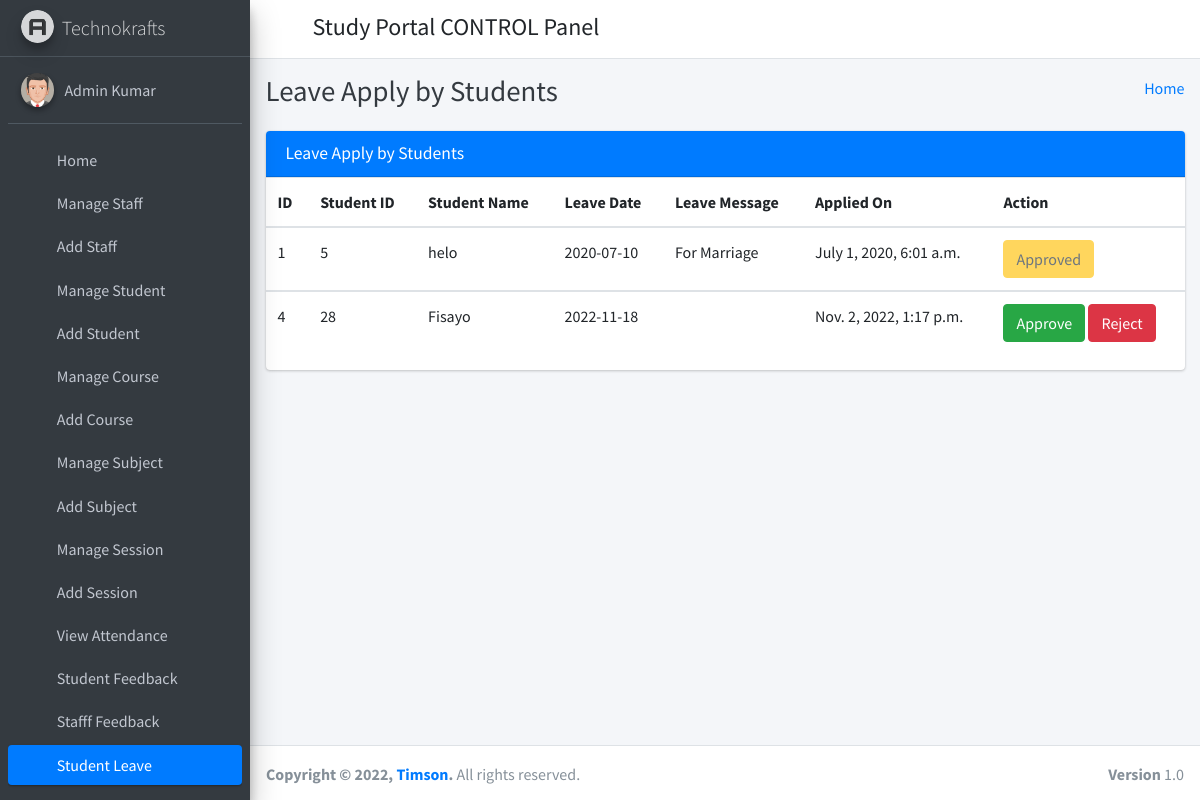
/student_leave_view/ (signed in), run on the app's committed database.
### student_management_app/models.py (models this page shows)
class CustomUser(AbstractUser):
    user_type_data = ((1, "HOD"), (2, "Staff"), (3, "Student"))
    user_type = models.CharField(default=1, choices=user_type_data, max_length=10)

class LeaveReportStudent(models.Model):
    id = models.AutoField(primary_key=True)
    student_id = models.ForeignKey(Students, on_delete=models.CASCADE)
    leave_date = models.CharField(max_length=255)
    leave_message = models.TextField()
    leave_status = models.IntegerField(default=0)
    created_at = models.DateTimeField(auto_now_add=True)
    updated_at = models.DateTimeField(auto_now=True)
    objects = models.Manager()

class Students(models.Model):
    id = models.AutoField(primary_key=True)
    admin = models.OneToOneField(CustomUser, on_delete = models.CASCADE)
    gender = models.CharField(max_length=50)
    profile_pic = models.FileField()
    address = models.TextField()
    course_id = models.ForeignKey(Courses, on_delete=models.CASCADE)
    session_year_id = models.ForeignKey(SessionYearModel, on_delete=models.CASCADE)
    created_at = models.DateTimeField(auto_now_add=True)
    updated_at = models.DateTimeField(auto_now=True)
    objects = models.Manager()

### student_management_app/HodViews.py (the view)
# urls.py: path('student_leave_view/', HodViews.student_leave_view, name="student_leave_view"),
def student_leave_view(request):
    leaves = LeaveReportStudent.objects.all()
    context = {
        "leaves": leaves
    }
    return render(request, 'hod_template/student_leave_view.html', context)

### student_management_app/LoginCheckMiddleWare.py (called while the page is built, shortened)
    def process_view(self, request, view_func, view_args, view_kwargs):
        modulename = view_func.__module__
        user = request.user
        if user.is_authenticated:
            if user.user_type == "1":
                if modulename == "student_management_app.HodViews":
                    pass
                elif modulename == "student_management_app.views" or modulename == "django.views.static":
                    pass
                else:
                    return redirect("admin_home")
            else:
                return redirect("login")
        else:
            if request.path == reverse("login") or request.path == reverse("doLogin"):
                pass
            else:
                return redirect("login")

### student_management_app/templates/hod_template/student_leave_view.html (shortened to what this page needs)
{% extends 'hod_template/base_template.html' %}
{% block page_title %}
    Leave Apply by Students
{% endblock page_title %}
{% block main_content %}
{% load static %}
<section class="content">
        <div class="container-fluid">
            <div class="row">
                <div class="col-md-12">
                    <div class="card card-primary">
                        <div class="card-header">
                            <h3 class="card-title">Leave Apply by Students</h3>
                        </div>
                        <div class="table-responsive">
                            <table class="table">
                                <thead>
                                <tr>
                                    <th>ID</th>
                                    <th>Student ID</th>
                                    <th>Student Name</th>
                                    <th>Leave Date</th>
                                    <th>Leave Message</th>
                                    <th>Applied On</th>
                                    <th>Action</th>
                                </tr>
                                </thead>
                                {% for leave in leaves %}
                                <tbody>
                                <tr>
                                    <td>{{ leave.id }}</td>
                                    <td>{{ leave.student_id.admin.id }}</td>
                                    <td>{{ leave.student_id.admin.first_name }} {{ feedback.student_id.admin.last_name }}</td>
                                    <td>{{ leave.leave_date }}</td>
                                    <td>{{ leave.leave_message }}</td>
                                    <td>{{ leave.created_at }}</td>
                                    <td>
                                        {% if leave.leave_status == 0 %}
                                            <a href="{% url 'student_leave_approve' leave_id=leave.id %}" class="btn btn-success">Approve</a>
                                            <a href="{% url 'student_leave_reject' leave_id=leave.id %}" class="btn btn-danger">Reject</a>
                                        {% elif leave.leave_status == 1 %}
                                            <button class="btn btn-warning" disabled="disabled">Approved</button>
                                        {% else %}
                                            <button class="btn btn-danger" disabled="disabled">Rejected</button>
                                        {% endif %}
                                    </td>
                                </tr>
                                </tbody>
                                {% endfor %}
                            </table>
                        </div>
                    </div>
                </div>
            </div>
        </div>
      </section>
  {% endblock main_content %}

### student_management_app/templates/hod_template/sidebar_template.html (shortened to what this page needs)
{% load static %}
<aside class="main-sidebar sidebar-dark-primary elevation-4">
      <a href="{% url 'admin_home' %}" class="brand-link">
        <img src="{% static 'dist/img/AdminLTELogo.png' %}" alt="AdminLTE Logo" class="brand-image img-circle elevation-3"
            style="opacity: .8">
        <span class="brand-text font-weight-light">Technokrafts</span>
      </a>
      <div class="sidebar">
        <div class="user-panel mt-3 pb-3 mb-3 d-flex">
          <div class="image">
            <img src="{% static 'dist/img/user2-160x160.jpg' %}" class="img-circle elevation-2" alt="User Image">
          </div>
          <div class="info">
            <a href="{% url 'admin_profile' %}" class="d-block">{{ user.first_name }} {{ user.last_name }}</a>
          </div>
        </div>
        <nav class="mt-2">
          <ul class="nav nav-pills nav-sidebar flex-column" data-widget="treeview" role="menu" data-accordion="false">
            <li class="nav-item">
              {% url 'admin_home' as admin_home %}
              <a href="{{ admin_home }}" class="nav-link {% if request.path == admin_home %} active {% endif %}">
                <i class="nav-icon fas fa-tachometer-alt"></i>
                <p>
                  Home
                </p>
              </a>
            </li>
            <li class="nav-item">
              {% url 'manage_staff' as manage_staff %}
              {% url 'edit_staff' staff_id=id as edit_staff %}
              <a href="{{ manage_staff }}" class="nav-link {% if request.path == manage_staff %} active {% endif %} {% if request.path == edit_staff %} active {% endif %}">
                <i class="nav-icon fas fa-chalkboard-teacher"></i>
                <p>
                  Manage Staff
                </p>
              </a>
            </li>
            <li class="nav-item">
              {% url 'add_staff' as add_staff %}
              <a href="{{ add_staff }}" class="nav-link {% if request.path == add_staff %} active {% endif %}">
                <i class="nav-icon fas fa-th"></i>
                <p>
                  Add Staff
                </p>
              </a>
            </li>
            <li class="nav-item">
              {% url 'manage_student' as manage_student %}
              {% url 'edit_student' student_id=id as edit_student %}
              <a href="{{ manage_student }}" class="nav-link {% if request.path == manage_student %} active {% endif %} {% if request.path == edit_student %} active {% endif %}">
                <i class="nav-icon fas fa-user-graduate"></i>
                <p>
                  Manage Student
                </p>
              </a>
            </li>
            <li class="nav-item">
              {% url 'add_student' as add_student %}
              <a href="{{ add_student }}" class="nav-link {% if request.path == add_student %} active {% endif %}">
                <i class="nav-icon fas fa-th"></i>
                <p>
                  Add Student
                </p>
              </a>
            </li>
            <li class="nav-item">
              {% url 'manage_course' as manage_course %}
              {% url 'edit_course' course_id=id as edit_course %}
              <a href="{{ manage_course }}" class="nav-link {% if request.path == manage_course %} active {% endif %} {% if request.path == edit_course %} active {% endif %}">
                <i class="nav-icon fas fa-chalkboard"></i>
                <p>
                  Manage Course
                </p>
              </a>
            </li>
            <li class="nav-item">
            {% url 'add_course' as add_course %}
              <a href="{{ add_course }}" class="nav-link {% if request.path == add_course %} active {% endif %}">
                <i class="nav-icon fas fa-th"></i>
                <p>
                  Add Course
                </p>
              </a>
            </li>
            <li class="nav-item">
              {% url 'manage_subject' as manage_subject %}
              {% url 'edit_subject' subject_id=id as edit_subject %}
              <a href="{{ manage_subject }}" class="nav-link {% if request.path == manage_subject %} active {% endif %} {% if request.path == edit_subject %} active {% endif %}">
                <i class="nav-icon fas fa-book"></i>
                <p>
                  Manage Subject
                </p>
              </a>
            </li>
            <li class="nav-item">
              {% url 'add_subject' as add_subject %}
              <a href="{{ add_subject }}" class="nav-link {% if request.path == add_subject %} active {% endif %}">
                <i class="nav-icon fas fa-th"></i>
                <p>
                  Add Subject
                </p>
              </a>
            </li>
            <li class="nav-item">
              {% url 'manage_session' as manage_session %}
              {% url 'edit_session' session_id=id as edit_session %}
              <a href="{{ manage_session }}" class="nav-link {% if request.path == manage_session %} active {% endif %} {% if request.path == edit_session %} active {% endif %}">
                <i class="nav-icon fas fa-graduation-cap"></i>
                <p>
                  Manage Session
                </p>
              </a>
            </li>
            <li class="nav-item">
              {% url 'add_session' as add_session %}
              <a href="{{ add_session }}" class="nav-link {% if request.path == add_session %} active {% endif %}">
                <i class="nav-icon fas fa-th"></i>
                <p>
                  Add Session
                </p>
              </a>
            </li>
            <li class="nav-item">
              {% url 'admin_view_attendance' as admin_view_attendance %}
              <a href="{{ admin_view_attendance }}" class="nav-link {% if request.path == admin_view_attendance %} active {% endif %}">
                <i class="nav-icon fas fa-calendar-alt"></i>
                <p>
                  View Attendance
                </p>
              </a>
            </li>
            <li class="nav-item">
              {% url 'student_feedback_message' as student_feedback_message %}
              <a href="{{ student_feedback_message }}" class="nav-link {% if request.path == student_feedback_message %} active {% endif %}">
                <i class="nav-icon fas fa-th"></i>
                <p>
                  Student Feedback
                </p>
              </a>
            </li>
            <li class="nav-item">
              {% url 'staff_feedback_message' as staff_feedback_message %}
              <a href="{{ staff_feedback_message }}" class="nav-link {% if request.path == staff_feedback_message %} active {% endif %}">
                <i class="nav-icon fas fa-th"></i>
                <p>
                  Stafff Feedback
                </p>
              </a>
            </li>
            <li class="nav-item">
              {% url 'student_leave_view' as student_leave_view %}
              <a href="{{ student_leave_view }}" class="nav-link {% if request.path == student_leave_view %} active {% endif %}">
                <i class="nav-icon fas fa-th"></i>
                <p>
                  Student Leave
                </p>
              </a>
            </li>
            <li class="nav-item">
              {% url 'staff_leave_view' as staff_leave_view %}
              <a href="{{ staff_leave_view }}" class="nav-link {% if request.path == staff_leave_view %} active {% endif %}">
                <p>
                </p>
              </a>
            </li>
          </ul>
        </nav>
      </div>
    </aside>

### data on the page
CustomUser: first_name "Admin", last_name "Kumar"
LeaveReportStudent: id "1", student_id.admin.id "5", student_id.admin.first_name "helo", leave_date "2020-07-10", leave_message "For Marriage", created_at "July 1, 2020, 6:01 a.m.", leave_status "Approved"
LeaveReportStudent: id "4", student_id.admin.id "28", student_id.admin.first_name "Fisayo", leave_date "2022-11-18", created_at "Nov. 2, 2022, 1:17 p.m.", leave_status "Approve"
